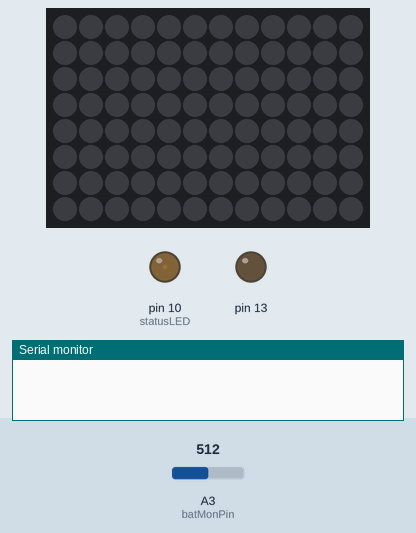
The sketch below on a simulated Teensy 3. On the bench: 12×8 RGB LED matrix (first LED top left, wired row by row), output pins drawn as LEDs (lit = HIGH), the last lines printed to the serial monitor. The test bench sets the inputs (shaded band); at power-on: A3 (batMonPin) = 512. Dim RGB values are drawn brighter than linear; random numbers use the default seed unless the sketch sets one.

Above: at 0.05 s.
At 0.5 s:
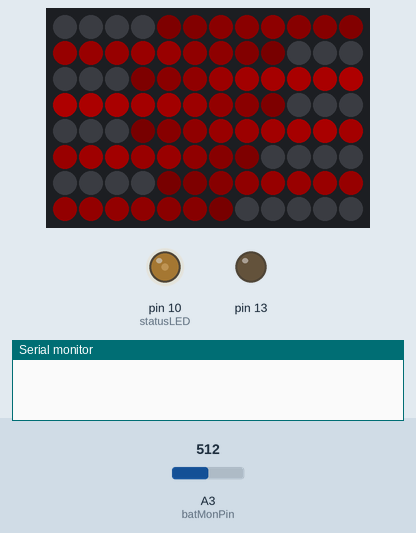
At 4.15 s:
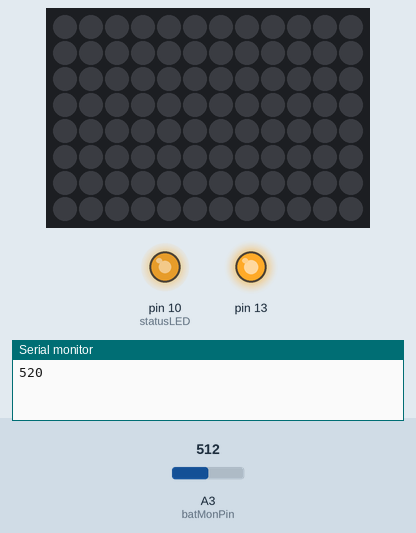
At 7.9 s:
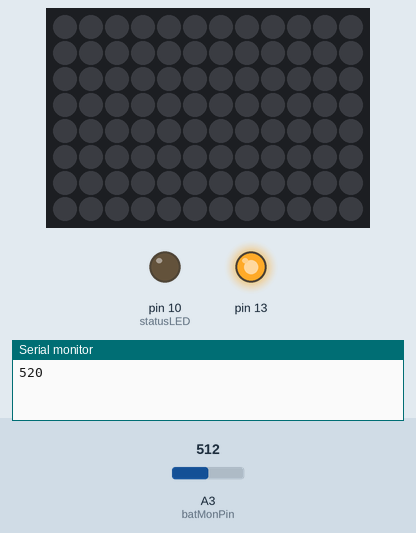
Timing chart, 0 to 10.3 s (numbered marks = the images above):
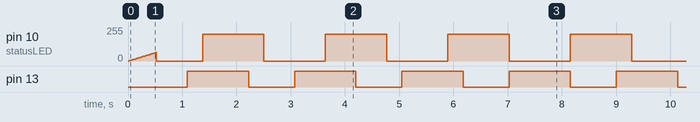

Measured:
- by itself, pin 13: moves between LOW and HIGH, repeating every 7.9 s

The sketch:

FlameSimMkIII.ino
```cpp
// Fire simulation using 8 streams of 12 neo pixels each
// running on a Teensy 3 via the 8 channel OCTOWS811
// Library from PJRC
// Default code takes serial messages from an Xbee
// and parses out the analogue value to use as a
// remote intensity control
// Battery monitoring will disable display if
// batMonPin (17) is low

//Fire effect inspired by the Teensy fire example
// but extensivly modified to produce fast rising bursts
// of white heat against a red flickering glow
// intention was to support fire training where existing process
// was for people to wave extuingishers in the direction of
// the fire and then walk away to ask an umpire if the
// fire was out. In this case they can call it as they see it

// One unforseen issue is that in thick smoke an IR camera is
// used and of course LEDs have no presence at all in IR

// Maybe in the MkV version..

#include <OctoWS2811.h>

// The display size and color to use
const unsigned int width = 12;
const unsigned int height = 8;

const unsigned int batMonPin = 17;
const unsigned int statusLED = 10;

// These parameters control the fire appearance
unsigned int heat = width / 5;
unsigned int focus = 20;
unsigned int cool = 500; //low numbers cause minimal reduction, 500 causes rapid cooling going up display
unsigned int flickerSpeed =100;
unsigned int stageOneGain =0;  //at high intensities two seperate noise fields feed heat into the simulation
unsigned int stageTwoGain =0;
float stageTwoOffset = 0;  //noise inputs are sinewave -1<x<1 values, this drives how much the second stage is >1

unsigned int analogueAvBuffer =0; //used for the highly noisey battery monitor
unsigned int lowBatLockout =0; //if set to one disables display until reset.

unsigned int heartBeat =0;  // these two control the indicator LED in it's
unsigned int heartBeatDirection =0; //slow heart beat or fast 'I'm flat' indications

int intensity = 5; //defines how hot our fire is burning 0-1024
                   // 0 =0 no fire
                   // 100 flickering
                   // 500 red flames
                   // 700 yellow flames
                    // if remote is operating will be updated each time it transmits
// Arrays for fire animation
int canvas[width*height];
byte serialBuffer[14]; //captures Xbee data to allow pattern matching

#define RGB(r, g, b) (((r) << 16) | ((g) << 8) | (b))
const unsigned int fireColor[100] = { //100 point lookup table from dim red to blended yellows
RGB(0,0,0),
RGB(2,0,0),
RGB(4,0,0),
RGB(6,0,0),
RGB(9,0,0),
RGB(11,0,0),
RGB(14,0,0),
RGB(16,0,0),
RGB(19,0,0),
RGB(22,0,0),
RGB(25,0,0),
RGB(28,0,0),
RGB(31,0,0),
RGB(35,0,0),
RGB(38,0,0),
RGB(41,0,0),
RGB(45,0,0),
RGB(48,0,0),
RGB(52,0,0),
RGB(56,0,0),
RGB(59,0,0),
RGB(64,0,0),
RGB(68,0,0),
RGB(72,0,0),
RGB(76,0,0),
RGB(79,0,0),
RGB(83,0,0),
RGB(88,0,0),
RGB(92,0,0),
RGB(97,0,0),
RGB(101,0,0),
RGB(105,0,0),
RGB(109,0,0),
RGB(114,0,0),
RGB(118,0,0),
RGB(122,0,0),
RGB(127,0,0),
RGB(131,0,0),
RGB(136,0,0),
RGB(140,0,0),
RGB(145,0,0),
RGB(149,0,0),
RGB(154,0,0),
RGB(159,0,0),
RGB(163,0,0),
RGB(168,0,0),
RGB(174,0,0),
RGB(179,0,0),
RGB(184,0,0),
RGB(188,0,0),
RGB(192,0,0),
RGB(194,2,0),
RGB(197,4,0),
RGB(199,6,0),
RGB(202,8,0),
RGB(204,11,0),
RGB(207,13,0),
RGB(209,16,0),
RGB(212,19,0),
RGB(214,22,0),
RGB(217,25,0),
RGB(219,28,0),
RGB(222,31,0),
RGB(224,35,0),
RGB(227,38,0),
RGB(229,41,0),
RGB(232,45,0),
RGB(234,48,0),
RGB(237,52,0),
RGB(240,56,0),
RGB(242,59,0),
RGB(246,64,0),
RGB(249,68,0),
RGB(251,72,0),
RGB(254,76,0),
RGB(255,80,0),
RGB(255,86,1),
RGB(255,93,2),
RGB(255,99,2),
RGB(255,106,3),
RGB(255,113,4),
RGB(255,119,5),
RGB(255,126,6),
RGB(255,132,8),
RGB(255,139,9),
RGB(255,146,10),
RGB(255,153,11),
RGB(255,161,12),
RGB(255,168,14),
RGB(255,175,15),
RGB(255,182,16),
RGB(255,190,18),
RGB(255,197,19),
RGB(255,204,21),
RGB(255,212,22),
RGB(255,219,24),
RGB(255,228,26),
RGB(255,236,28),
RGB(255,243,29),
RGB(255,251,31)
};


#define LED_LAYOUT = 0;

// OctoWS2811 objects
const int ledsPerPin = width * height / 8;
DMAMEM int displayMemory[ledsPerPin*6];
int drawingMemory[ledsPerPin*6];
const int config = WS2811_GRB | WS2811_800kHz;
OctoWS2811 leds(ledsPerPin, displayMemory, drawingMemory, config);

// assorted state machine counters
int cycleCounter = 0; //heartbeat delay counter
int tick = 0; //counter that feeds our noise function to produce flowing heat into the simulation
int battMonReadCounter=0; //tracks how many voltage reads we have done.

// Run setup once
void setup() {
  // turn on the display
  leds.begin();
  pinMode(13,OUTPUT);
    pinMode(statusLED,OUTPUT);
    pinMode(batMonPin ,INPUT);


  Serial1.begin(9600);
   for (int y=0; y <height-1; y++) {  // loops to load up a graduated arry to confirm LED operation on power up
    for (int x=0; x < width-1; x++) {
        canvas[(y) * width + x]= (x*6+y*6)*256;
        if (y%2==0) leds.setPixel(xy(x, y), 5); else leds.setPixel(xy(11-x, y), 5);
       // leds.show();
    }}
   // colorWipe(0x009f00, 50);
}


// A simple xy() function to turn display matrix coordinates
// into the index numbers OctoWS2811 requires.  If your LEDs
// are arranged differently, edit this code...
unsigned int xy(unsigned int x, unsigned int y) {
  if ((y & 1) == 0) {
    // even numbered rows (0, 2, 4...) are left to right
    return y * width + x;
  } else {
    // odd numbered rows (1, 3, 5...) are right to left
    return y * width + width - 1 - x;
  }
}

elapsedMillis msec; //Macro to track msec from a time

void checkSerial() //pulls data in from the Xbee and parses it for values.
{

 byte incomingByte;
  	if (Serial1.available() > 0) {
		incomingByte = Serial1.read();

                for (int count =1;count<14;count++)
                {serialBuffer[count-1]=serialBuffer[count]; } //slide buffer right
                serialBuffer[13]=incomingByte;

                if (serialBuffer[0]==126&serialBuffer[2]==10&serialBuffer[3]==131) //filter to find Xbee default message structure
                {intensity =  serialBuffer[11]*256+ serialBuffer[12];               //Next time I'll use an actual library!
                intensity = floor(intensity*3/4); //clamping from Jan15 hardware hitting current limits at high intensity
                 focus = 20;
                 flickerSpeed =  50;//floor((intensity)/2);
                  // cool = floor((1024-intensity)/2);
                  //defines how hot our fire is burning 0-1024
                   // 0 =0 no fire
                   // 100 flickering
                   // 500 red flames
                   // 700 yellow flames

                   stageOneGain =intensity*2;
                if (stageOneGain>1024) stageOneGain=1204; //so gain winds up twice as fast to midrange, and then caps
                stageOneGain = stageOneGain*32;//max intensity is 65536 or 256*256, or in this case 1024*64
                 if (intensity>512) {stageTwoGain = (512+intensity/2)*64;} else {stageTwoGain=0;} //gain winds up from zero below intensity 512 to 32767 (1024*32) at intensity 1024
                stageTwoOffset =  0.4*(intensity-512)/512; //adjusts the -1 to +1 noise values with a positive offset, this is why stage one gain only applies up to 32767, rather than 65536
                for (int i=0;i<10;i++) {Serial1.write(intensity);}
                Serial.println(intensity);}
	}

 }

void loop() {
   checkSerial();
   if ((millis()/1000)%2>0) digitalWrite(13,HIGH);else digitalWrite(13,LOW);  //debug LED blink
  if (msec > 7) {// flame update rate
     msec=0;
    if (lowBatLockout==0)  animateFire(); else colorWipe(0,10); //low voltage condition, disable light show

    tick++;
    analogueAvBuffer = analogueAvBuffer + analogRead(batMonPin );
    battMonReadCounter++;
    if (64<battMonReadCounter) {
        battMonReadCounter=0;
        if (analogueAvBuffer>>6<550) lowBatLockout =1;// else lowBatLockout =0; //else removed because of cyclic battery behavior under load
        Serial.println(analogueAvBuffer>>6);                                     //now latches in state until power cycled.
        analogueAvBuffer=0;
      }
         if (heartBeatDirection==0){  //and the longest chunk of code in the main loop makes a light blink...
            heartBeat++;
            if (heartBeat==255) heartBeatDirection =1;
        } else{
             heartBeat--;
            if (heartBeat==0) heartBeatDirection =0;
        }
        if (lowBatLockout==0) analogWrite(statusLED ,heartBeat);
        else analogWrite(statusLED ,(heartBeat>>2)%2*200);

  }

}


void animateFire() {
  int i, c, n, x, y;
     float TickNoiseTemp = float(tick/flickerSpeed)-cos(float(tick)/flickerSpeed);     // work out this value once, rather than each cycle through the for loop
     for (y=height-1; y >= 0; y--) {
       float YnoiseTemp = float(y/2)-sin(float(y/2));                                 //
       for ( x=width-1; x >= 0; x--) {
            int cellheat = 0;
            if (x>0) {cellheat = canvas[(y) * width + x];}
            else //we are on the bottom row and need to feed some noise into the system
             {
               cellheat = floor(float(pnoise( YnoiseTemp,TickNoiseTemp,5)*stageOneGain)); //pnoise is a perlin noise routine taking three axis and returning floats -1 to +1
               if (intensity>512) {                                                       //we then multiply those by the gain values to produce numbers 0-65536
                   int tempheat=floor((float(pnoise( YnoiseTemp,TickNoiseTemp,10)+stageTwoOffset)*stageTwoGain));
                   if (tempheat>cellheat) cellheat =tempheat; //adds second layer to the hot spots above half scale input
               }
           }
            float tempfloat = cellheat;
            tempfloat = 10-cellheat/8000; //coupling facter based on having a multiple between 10 and ~2 (cell heat will be between 0 and 65536
            int HeatTransfer = ceil(float(cellheat)/tempfloat);//for high heat values we move them up fast taking half each clock cycle. Cooler temps move 1/10th and rounded up
            canvas[(y) * width + x]=cellheat-HeatTransfer;
           if(x<width-1) canvas[(y) * width + x+1]=HeatTransfer+canvas[(y) * width + x+1]; //error trap to avoid writing off the top of the array

       }
     }

  // Step 3: interpolate
  //Averages with the four cells around it, error checking as it goes to avoid leaving array boundries.
  for (y=0; y < height; y++) {
    for (x=0; x < width; x++) {
      c = canvas[y * width + x] * focus;
      n = focus;
      if (x > 0) {
        c = c + canvas[y * width + (x - 1)];
        n = n + 1;
      }
      if (x < width-1) {
        c = c + canvas[y * width + (x + 1)];
        n = n + 1;
      }
      if (y > 0) {
        c = c + canvas[(y -1) * width + x];
        n = n + 1;
      }
      if (y < height-1) {
        c = c + canvas[(y + 1) * width + x];
        n = n + 1;
      }
      c = (c + (n / 2)) / n;
      i = (random(1000) * cool)*x / 10000;
      if (c > i) {
        c = c - i;
      } else {
        c = 0;
      }
      canvas[y * width + x] = c;
    }
  }

  // Step 4: render canvas to LEDs
  for (y=0; y < height; y++) {
    for (x=0; x < width; x++) {
      c = floor(canvas[((height - 1) - y) * width + x]>>8);
      if (c<0) c = 0;
      if (c>100) c =99;
      //c = 10;
     // c = ((x*6)*256*256)+y*0;
    // leds.setPixel(xy(x, y), 5);
       if (y%2==0) leds.setPixel(xy(x, y), fireColor[c]); else leds.setPixel(xy(11-x, y), fireColor[c]);//because I missed the way xy() handles even lines
    }
  }
  leds.show();
}
//debug routine now used to blank array in low battery condition
void colorWipe(int color, int wait)
{
  for (int i=0; i < leds.numPixels(); i++) {
    leds.setPixel(i, color);
    leds.show();
    delayMicroseconds(wait);
  }
}
```

noise.ino
```cpp
/*
 Ken Perlins improved noise   -  http://mrl.nyu.edu/~perlin/noise/
 C-port:  http://www.fundza.com/c4serious/noise/perlin/perlin.html
 by Malcolm Kesson;   arduino port by Peter Chiochetti, Sep 2007 :
 -  make permutation constant byte, obsoletes init(), lookup % 256
*/
//noise values
static const byte p[] = {   151,160,137,91,90, 15,131, 13,201,95,96,
53,194,233, 7,225,140,36,103,30,69,142, 8,99,37,240,21,10,23,190, 6,
148,247,120,234,75, 0,26,197,62,94,252,219,203,117, 35,11,32,57,177,
33,88,237,149,56,87,174,20,125,136,171,168,68,175,74,165,71,134,139,
48,27,166, 77,146,158,231,83,111,229,122, 60,211,133,230,220,105,92,
41,55,46,245,40,244,102,143,54,65,25,63,161, 1,216,80,73,209,76,132,
187,208, 89, 18,169,200,196,135,130,116,188,159, 86,164,100,109,198,
173,186, 3,64,52,217,226,250,124,123,5,202,38,147,118,126,255,82,85,
212,207,206, 59,227, 47,16,58,17,182,189, 28,42,223,183,170,213,119,
248,152,2,44,154,163,70,221,153,101,155,167,43,172, 9,129,22,39,253,
19,98,108,110,79,113,224,232,178,185,112,104,218,246, 97,228,251,34,
242,193,238,210,144,12,191,179,162,241,81,51,145,235,249,14,239,107,
49,192,214, 31,181,199,106,157,184, 84,204,176,115,121,50,45,127, 4,
150,254,138,236,205, 93,222,114, 67,29,24, 72,243,141,128,195,78,66,
215,61,156,180
};

//baby math functions
double fade(double t){ return t * t * t * (t * (t * 6 - 15) + 10); }
double lerp(double t, double a, double b){ return a + t * (b - a); }
double grad(int hash, double x, double y, double z)
{
int     h = hash & 15;          /* CONVERT LO 4 BITS OF HASH CODE */
double  u = h < 8 ? x : y,      /* INTO 12 GRADIENT DIRECTIONS.   */
          v = h < 4 ? y : h==12||h==14 ? x : z;
return ((h&1) == 0 ? u : -u) + ((h&2) == 0 ? v : -v);
}

#define P(x) p[(x) & 255]

double pnoise(double x, double y, double z)
{
int   X = (int)floor(x) & 255,             /* FIND UNIT CUBE THAT */
      Y = (int)floor(y) & 255,             /* CONTAINS POINT.     */
      Z = (int)floor(z) & 255;
x -= floor(x);                             /* FIND RELATIVE X,Y,Z */
y -= floor(y);                             /* OF POINT IN CUBE.   */
z -= floor(z);
double  u = fade(x),                       /* COMPUTE FADE CURVES */
        v = fade(y),                       /* FOR EACH OF X,Y,Z.  */
        w = fade(z);
int  A = P(X)+Y,
     AA = P(A)+Z,
     AB = P(A+1)+Z,                        /* HASH COORDINATES OF */
     B = P(X+1)+Y,
     BA = P(B)+Z,
     BB = P(B+1)+Z;                        /* THE 8 CUBE CORNERS, */

return lerp(w,lerp(v,lerp(u, grad(P(AA  ), x, y, z),   /* AND ADD */
                          grad(P(BA  ), x-1, y, z)),   /* BLENDED */
              lerp(u, grad(P(AB  ), x, y-1, z),        /* RESULTS */
                   grad(P(BB  ), x-1, y-1, z))),       /* FROM  8 */
            lerp(v, lerp(u, grad(P(AA+1), x, y, z-1),  /* CORNERS */
                 grad(P(BA+1), x-1, y, z-1)),          /* OF CUBE */
              lerp(u, grad(P(AB+1), x, y-1, z-1),
                   grad(P(BB+1), x-1, y-1, z-1))));
}
```
